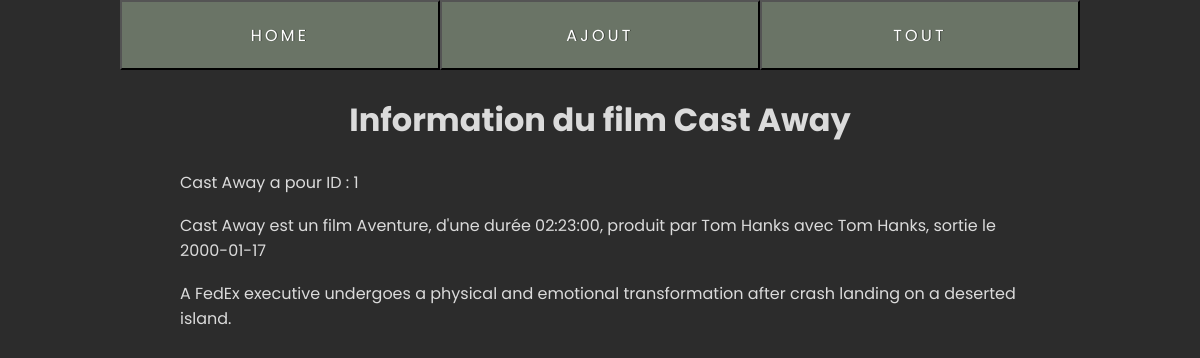
The page /projet/film/affiche/1/ on the database its author committed.
### projet/models.py (models this page shows, shortened)
class Film(models.Model):
    titre = models.CharField(max_length=100)
    producteur = models.CharField(max_length = 100)
    acteur = models.TextField()
    date_parution = models.DateField(blank=True, null = True)
    duree = models.TimeField(auto_now=False, auto_now_add=False)
    syno = models.TextField(null = True, blank = True)
    genre = models.ForeignKey("genre", on_delete=models.CASCADE, default=None)
    def __str__(self):
        chaine = f"{self.titre} est un film {self.genre}, d'une durée {self.duree}, produit par {self.producteur} avec {self.acteur}, sortie le {self.date_parution}"
        return chaine

class Genre(models.Model):
    nom = models.CharField(max_length=100, blank=False)
    description = models.TextField(null=True, blank=True)
    def __str__(self):
        return self.nom

### projet/views.py (the view)
# urls.py: path('film/affiche/<int:id>/', views.affiche), # ajouter la route traitement associé à l'action traitement du fichier views.py.
def affiche(request, id):
    film = models.Film.objects.get(pk=id)
    return render(request,"projet/film/affiche.html",{"film": film})

### projet/templates/projet/film/affiche.html (shortened to what this page needs)
{% extends "projet/film/index.html" %}
{% block content %}
    <h1>Information du film {{film.titre}}</h1>
    <p> {{film.titre}} a pour ID : {{film.id}} </p></br>
    <p> {{film}}</p></br>
    <p> {{film.syno}} </p>
{% endblock %}

### projet/static/projet/index.css (style rules this page uses)
body { margin: 0; background-color: rgb(44, 44, 44); min-height: 100vh; display:flex; flex-direction:column; }
h1 { margin: 0; margin-left: 10%; margin-right: 10%; font-family: 'Poppins', sans-serif; background-color: rgb(44, 44, 44); padding-top: 26px; padding-bottom: 26px; color: #DBDBDB; font-size: 2em; display: flex; justify-content: center; }
p { font-family: 'Poppins', sans-serif; color: #DBDBDB; font-size: 16px; text-align: left; margin-left: 15%; margin-right: 15%; margin-top: 0; margin-bottom: 0; }

### rows shown on the page
Film: titre "Cast Away", id "1", titre+genre+duree "Cast Away est un film Aventure, d'une durée 02:23:00, produit par Tom Hanks avec Tom Hanks, sortie le 2000-01-17", syno "A FedEx executive undergoes a physical and emotional transformation after crash landing on a deserted island."
